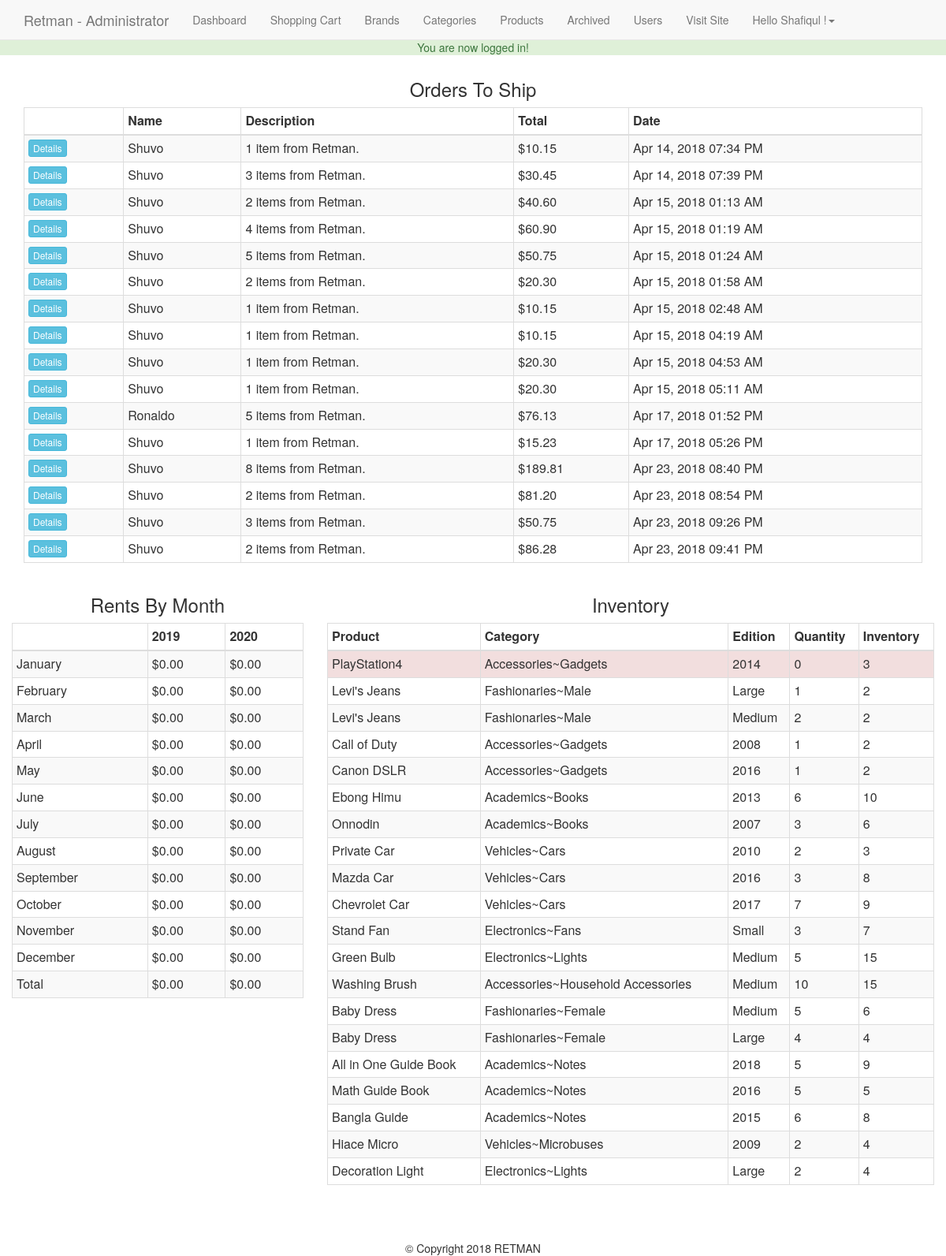
/admin/index.php (signed in), run on the app's committed database.
### tables this page shows
CREATE TABLE `transactions` (
  `id` int(11) NOT NULL,
  `charge_id` varchar(255) NOT NULL,
  `cart_id` int(11) NOT NULL,
  `full_name` varchar(255) NOT NULL,
  `email` varchar(175) NOT NULL,
  `phone` varchar(175) NOT NULL,
  `street` varchar(255) NOT NULL,
  `street2` varchar(255) NOT NULL,
  `city` varchar(175) NOT NULL,
  `state` varchar(175) NOT NULL,
  `zip_code` varchar(50) NOT NULL,
  `country` varchar(175) NOT NULL,
  `sub_total` decimal(10,2) NOT NULL,
  `tax` decimal(10,2) NOT NULL,
  `grand_total` decimal(10,2) NOT NULL,
  `description` text NOT NULL,
  `txn_type` varchar(255) NOT NULL,
  `txn_date` datetime NOT NULL DEFAULT CURRENT_TIMESTAMP
);

CREATE TABLE `products` (
  `id` int(11) NOT NULL,
  `title` varchar(255) NOT NULL,
  `price` decimal(10,2) NOT NULL,
  `list_price` decimal(10,2) NOT NULL,
  `brand` int(11) NOT NULL,
  `categories` varchar(255) NOT NULL,
  `image` text NOT NULL,
  `description` text NOT NULL,
  `featured` int(11) NOT NULL DEFAULT '0',
  `editions` text NOT NULL,
  `deleted` tinyint(4) NOT NULL DEFAULT '0'
);

### helpers/helpers.php (called while the page is built, shortened)
<?php
  function sanitize($invalid)
  {
    return htmlentities($invalid,ENT_QUOTES,"UTF-8");
  }
  function money($number)
  {
    return '$'.number_format($number,2);
  }
  function pretty_date($date)
  {
    return date("M d, Y h:i A", strtotime($date));
  }
  function get_category($child_id)
  {
    global $db;
    $id = sanitize($child_id);
    $sql = "SELECT p.id AS 'pid', p.category AS 'parent', c.id AS 'cid', c.category AS 'child' FROM categories c INNER JOIN categories p ON c.parent = p.id WHERE c.id = '$id'";
    $query = $db->query($sql);
    $category = mysqli_fetch_assoc($query);
    return $category;
  }
  function editionsToArray($string)
  {
    $editionsArray = explode(',',$string);
    $returnArray = array();
    foreach ($editionsArray as $edition)
    {
      $s = explode(':', $edition);
      $returnArray[] = array('edition' => $s[0], 'quantity' => $s[1], 'threshold' => $s[2]);
    }
    return $returnArray;
  }
?>

### admin/index.php (the view, shortened to what this page needs)
<?php
  require_once '../core/init.php';
  include 'includes/head.php';
  include 'includes/navigation.php';
?>
<?php
  $txnQuery = "SELECT t.id, t.cart_id, t.full_name, t.description, t.txn_date, t.grand_total, c.items, c.paid, c.shipped FROM transactions t
    LEFT JOIN cart c ON t.cart_id = c.id WHERE c.paid = 1 AND c.shipped = 0 ORDER BY t.txn_date";
  $txnResults = $db->query($txnQuery);
?>
<div class="col-md-12">
  <h3 class="text-center">Orders To Ship</h3>
  <table class="table table-condensed table-bordered table-striped">
    <thead>
      <th></th>
      <th>Name</th>
      <th>Description</th>
      <th>Total</th>
      <th>Date</th>
    </thead>
    <tbody>
      <?php while($order = mysqli_fetch_assoc($txnResults)): ?>
        <tr>
          <td><a href="orders.php?txn_id=<?php echo $order['id']; ?>" class="btn btn-xs btn-info">Details</a></td>
          <td><?php echo $order['full_name']; ?></td>
          <td><?php echo $order['description']; ?></td>
          <td><?php echo money($order['grand_total']); ?></td>
          <td><?php echo pretty_date($order['txn_date']); ?></td>
        </tr>
      <?php endwhile; ?>
    </tbody>
  </table>
</div>
<div class="row">
  <?php
    $thisYr = date("Y");
    $lastYr = $thisYr - 1;
    $current = array();
    $last = array();
    $currentTotal = 0;
    $lastTotal = 0;
    for ($month=1; $month <=12 ; $month++)
    {
      $last[(INT)$month] = 0;
      $current[(INT)$month] = 0;
    }
  ?>
  <div class="col-md-4">
    <h3 class="text-center">Rents By Month</h3>
    <table class="table table-striped table-bordered table-condensed">
      <thead>
        <th></th>
        <th><?php echo $lastYr; ?></th>
        <th><?php echo $thisYr; ?></th>
      </thead>
      <tbody>
        <?php for($i = 1; $i <= 12; $i++):
          $dt = DateTime::createFromFormat('!m',$i);
        ?>
          <tr>
            <td><?php echo $dt->format("F"); ?></td>
            <td><?php echo (array_key_exists($i,$last))?money($last[$i]):money(0); ?></td>
            <td><?php echo (array_key_exists($i,$current))?money($current[$i]):money(0); ?></td>
          </tr>
        <?php endfor; ?>
        <tr>
          <td>Total</td>
          <td><?php echo money($lastTotal); ?></td>
          <td><?php echo money($currentTotal); ?></td>
        </tr>
      </tbody>
    </table>
  </div>
  <?php
    $iQuery = $db->query("SELECT * FROM products WHERE deleted = 0");
    $lowItems = array();
    while ($product = mysqli_fetch_assoc($iQuery))
    {
      $editions = editionsToArray($product['editions']);
      foreach ($editions as $edition)
      {
        if ($edition['quantity'] <= $edition['threshold'])
        {
          $cat = get_category($product['categories']);
          $item = array(
            'title' => $product['title'],
            'edition' => $edition['edition'],
            'quantity' => $edition['quantity'],
            'threshold' => $edition['threshold'],
            'category' => $cat['parent']. '~'.$cat['child']
          );
          $lowItems[] = $item;
        }
      }
    }
  ?>
  <div class="col-md-8">
    <h3 class="text-center">Inventory</h3>
    <table class="table table-striped table-bordered table-condensed">
      <thead>
        <th>Product</th>
        <th>Category</th>
        <th>Edition</th>
        <th>Quantity</th>
        <th>Inventory</th>
      </thead>
      <tbody>
        <?php foreach ($lowItems as $item): ?>
          <tr <?php echo ($item['quantity'] == 0)?' class="danger"':''; ?>>
            <td><?php echo $item['title']; ?></td>
            <td><?php echo $item['category']; ?></td>
            <td><?php echo $item['edition']; ?></td>
            <td><?php echo $item['quantity']; ?></td>
            <td><?php echo $item['threshold']; ?></td>
          </tr>
        <?php endforeach; ?>
      </tbody>
    </table>
  </div>
</div>
<?php include 'includes/footer.php'; ?>

### css/main.css (style rules this page uses)
body { padding-top: 50px; }

### data on the page
transactions: full_name "Shuvo", description "1 item from Retman.", grand_total "$10.15", txn_date "Apr 14, 2018 07:34 PM"
transactions: full_name "Shuvo", description "3 items from Retman.", grand_total "$30.45", txn_date "Apr 14, 2018 07:39 PM"
transactions: full_name "Shuvo", description "2 items from Retman.", grand_total "$40.60", txn_date "Apr 15, 2018 01:13 AM"
transactions: full_name "Shuvo", description "4 items from Retman.", grand_total "$60.90", txn_date "Apr 15, 2018 01:19 AM"
transactions: full_name "Shuvo", description "5 items from Retman.", grand_total "$50.75", txn_date "Apr 15, 2018 01:24 AM"
transactions: full_name "Shuvo", description "2 items from Retman.", grand_total "$20.30", txn_date "Apr 15, 2018 01:58 AM"
transactions: full_name "Shuvo", description "1 item from Retman.", grand_total "$10.15", txn_date "Apr 15, 2018 02:48 AM"
transactions: full_name "Shuvo", description "1 item from Retman.", grand_total "$10.15", txn_date "Apr 15, 2018 04:19 AM"
transactions: full_name "Shuvo", description "1 item from Retman.", grand_total "$20.30", txn_date "Apr 15, 2018 04:53 AM"
transactions: full_name "Shuvo", description "1 item from Retman.", grand_total "$20.30", txn_date "Apr 15, 2018 05:11 AM"
transactions: full_name "Ronaldo", description "5 items from Retman.", grand_total "$76.13", txn_date "Apr 17, 2018 01:52 PM"
transactions: full_name "Shuvo", description "1 item from Retman.", grand_total "$15.23", txn_date "Apr 17, 2018 05:26 PM"
transactions: full_name "Shuvo", description "8 items from Retman.", grand_total "$189.81", txn_date "Apr 23, 2018 08:40 PM"
transactions: full_name "Shuvo", description "2 items from Retman.", grand_total "$81.20", txn_date "Apr 23, 2018 08:54 PM"
transactions: full_name "Shuvo", description "3 items from Retman.", grand_total "$50.75", txn_date "Apr 23, 2018 09:26 PM"
transactions: full_name "Shuvo", description "2 items from Retman.", grand_total "$86.28", txn_date "Apr 23, 2018 09:41 PM"
products: title "PlayStation4", category "Accessories~Gadgets", edition "2014", deleted "0", threshold "3"
products: title "Levi's Jeans", category "Fashionaries~Male", edition "Large", brand "1", threshold "2"
products: title "Call of Duty", category "Accessories~Gadgets", edition "2008", featured "1", threshold "2"
products: title "Canon DSLR", category "Accessories~Gadgets", edition "2016", featured "1", threshold "2"
products: title "Chevrolet Car", category "Vehicles~Cars", edition "2017", quantity "7", categories "9"
products: title "Washing Brush", category "Accessories~Household Accessories", edition "Medium", quantity "10", categories "15"
products: title "Bangla Guide", category "Academics~Notes", edition "2015", categories "6", threshold "8"

### other printed values
$_SESSION['success_flash'] "You are now logged in!"
$user_data['first'] "Shafiqul"
$dt->format("F") "January"
money($last[$i]) "$0.00"
money($current[$i]) "$0.00"
$dt->format("F") "February"
$dt->format("F") "March"
$dt->format("F") "April"
$dt->format("F") "May"
$dt->format("F") "June"
$dt->format("F") "July"
$dt->format("F") "August"
$dt->format("F") "September"
$dt->format("F") "October"
$dt->format("F") "November"
